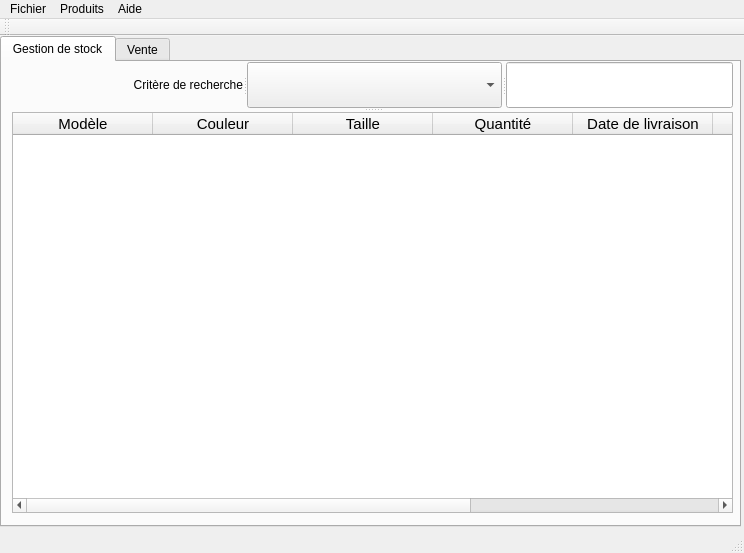
<?xml version="1.0" encoding="UTF-8"?>
<ui version="4.0">
 <class>MainWindow</class>
 <widget class="QMainWindow" name="MainWindow">
  <property name="geometry">
   <rect>
    <x>0</x>
    <y>0</y>
    <width>744</width>
    <height>553</height>
   </rect>
  </property>
  <property name="windowTitle">
   <string>QloT</string>
  </property>
  <property name="windowIcon">
   <iconset>
    <normaloff>../../images/qlot_512.svg</normaloff>../../images/qlot_512.svg</iconset>
  </property>
  <widget class="QWidget" name="centralWidget">
   <widget class="QTabWidget" name="tabWidget">
    <property name="geometry">
     <rect>
      <x>0</x>
      <y>0</y>
      <width>741</width>
      <height>491</height>
     </rect>
    </property>
    <property name="currentIndex">
     <number>0</number>
    </property>
    <widget class="QWidget" name="tab">
     <attribute name="title">
      <string>Gestion de stock</string>
     </attribute>
     <widget class="QSplitter" name="splitter_2">
      <property name="geometry">
       <rect>
        <x>10</x>
        <y>0</y>
        <width>721</width>
        <height>451</height>
       </rect>
      </property>
      <property name="orientation">
       <enum>Qt::Vertical</enum>
      </property>
      <widget class="QSplitter" name="splitter">
       <property name="orientation">
        <enum>Qt::Horizontal</enum>
       </property>
       <widget class="QLabel" name="label_critere">
        <property name="text">
         <string>Critère de recherche</string>
        </property>
        <property name="alignment">
         <set>Qt::AlignRight|Qt::AlignTrailing|Qt::AlignVCenter</set>
        </property>
       </widget>
       <widget class="QComboBox" name="critere_combo_box_gestion">
        <item>
         <property name="text">
          <string/>
         </property>
        </item>
        <item>
         <property name="text">
          <string>Modele</string>
         </property>
        </item>
        <item>
         <property name="text">
          <string>Couleur</string>
         </property>
        </item>
        <item>
         <property name="text">
          <string>Taille</string>
         </property>
        </item>
        <item>
         <property name="text">
          <string>Quantité</string>
         </property>
        </item>
        <item>
         <property name="text">
          <string>Date de livraison</string>
         </property>
        </item>
        <item>
         <property name="text">
          <string>Prix d'achat</string>
         </property>
        </item>
        <item>
         <property name="text">
          <string>Prix de vente</string>
         </property>
        </item>
        <item>
         <property name="text">
          <string>Rabais</string>
         </property>
        </item>
       </widget>
       <widget class="QLineEdit" name="ligne_recherche_gestion"/>
      </widget>
      <widget class="QTableWidget" name="tableau_recherche_gestion">
       <property name="lineWidth">
        <number>1</number>
       </property>
       <property name="horizontalScrollBarPolicy">
        <enum>Qt::ScrollBarAsNeeded</enum>
       </property>
       <property name="autoScroll">
        <bool>true</bool>
       </property>
       <property name="horizontalScrollMode">
        <enum>QAbstractItemView::ScrollPerPixel</enum>
       </property>
       <property name="gridStyle">
        <enum>Qt::SolidLine</enum>
       </property>
       <property name="sortingEnabled">
        <bool>false</bool>
       </property>
       <property name="cornerButtonEnabled">
        <bool>true</bool>
       </property>
       <property name="rowCount">
        <number>0</number>
       </property>
       <property name="columnCount">
        <number>8</number>
       </property>
       <attribute name="horizontalHeaderVisible">
        <bool>true</bool>
       </attribute>
       <attribute name="horizontalHeaderCascadingSectionResizes">
        <bool>false</bool>
       </attribute>
       <attribute name="horizontalHeaderDefaultSectionSize">
        <number>140</number>
       </attribute>
       <attribute name="horizontalHeaderHighlightSections">
        <bool>true</bool>
       </attribute>
       <attribute name="horizontalHeaderShowSortIndicator" stdset="0">
        <bool>false</bool>
       </attribute>
       <attribute name="horizontalHeaderStretchLastSection">
        <bool>false</bool>
       </attribute>
       <attribute name="verticalHeaderCascadingSectionResizes">
        <bool>false</bool>
       </attribute>
       <attribute name="verticalHeaderHighlightSections">
        <bool>true</bool>
       </attribute>
       <attribute name="verticalHeaderShowSortIndicator" stdset="0">
        <bool>false</bool>
       </attribute>
       <attribute name="verticalHeaderStretchLastSection">
        <bool>false</bool>
       </attribute>
       <column>
        <property name="text">
         <string>Modèle</string>
        </property>
        <property name="font">
         <font>
          <pointsize>11</pointsize>
         </font>
        </property>
        <property name="textAlignment">
         <set>AlignHCenter|AlignVCenter|AlignCenter</set>
        </property>
       </column>
       <column>
        <property name="text">
         <string>Couleur</string>
        </property>
        <property name="font">
         <font>
          <pointsize>11</pointsize>
         </font>
        </property>
       </column>
       <column>
        <property name="text">
         <string>Taille</string>
        </property>
        <property name="font">
         <font>
          <pointsize>11</pointsize>
         </font>
        </property>
       </column>
       <column>
        <property name="text">
         <string>Quantité</string>
        </property>
        <property name="font">
         <font>
          <pointsize>11</pointsize>
         </font>
        </property>
       </column>
       <column>
        <property name="text">
         <string>Date de livraison</string>
        </property>
        <property name="font">
         <font>
          <pointsize>11</pointsize>
         </font>
        </property>
       </column>
       <column>
        <property name="text">
         <string>Prix d'achat</string>
        </property>
        <property name="font">
         <font>
          <pointsize>11</pointsize>
         </font>
        </property>
       </column>
       <column>
        <property name="text">
         <string>Prix de vente</string>
        </property>
        <property name="font">
         <font>
          <pointsize>11</pointsize>
         </font>
        </property>
       </column>
       <column>
        <property name="text">
         <string>Rabais</string>
        </property>
        <property name="font">
         <font>
          <pointsize>11</pointsize>
         </font>
        </property>
        <property name="textAlignment">
         <set>AlignHCenter|AlignVCenter|AlignCenter</set>
        </property>
       </column>
      </widget>
     </widget>
    </widget>
    <widget class="QWidget" name="tab_2">
     <attribute name="title">
      <string>Vente</string>
     </attribute>
     <widget class="QSplitter" name="splitter_4">
      <property name="geometry">
       <rect>
        <x>10</x>
        <y>0</y>
        <width>721</width>
        <height>451</height>
       </rect>
      </property>
      <property name="orientation">
       <enum>Qt::Vertical</enum>
      </property>
      <widget class="QSplitter" name="splitter_3">
       <property name="orientation">
        <enum>Qt::Horizontal</enum>
       </property>
       <widget class="QLabel" name="label_critere_3">
        <property name="text">
         <string>Critère de recherche</string>
        </property>
        <property name="alignment">
         <set>Qt::AlignRight|Qt::AlignTrailing|Qt::AlignVCenter</set>
        </property>
       </widget>
       <widget class="QComboBox" name="critere_combo_box_vente">
        <item>
         <property name="text">
          <string/>
         </property>
        </item>
        <item>
         <property name="text">
          <string>Identifiant</string>
         </property>
        </item>
        <item>
         <property name="text">
          <string>Date</string>
         </property>
        </item>
        <item>
         <property name="text">
          <string>Articles vendus</string>
         </property>
        </item>
        <item>
         <property name="text">
          <string>Prix total</string>
         </property>
        </item>
       </widget>
       <widget class="QLineEdit" name="ligne_recherche_vente"/>
      </widget>
      <widget class="QTableWidget" name="tableWidget_vente">
       <attribute name="horizontalHeaderDefaultSectionSize">
        <number>180</number>
       </attribute>
       <attribute name="horizontalHeaderStretchLastSection">
        <bool>true</bool>
       </attribute>
       <column>
        <property name="text">
         <string>Identifiant</string>
        </property>
       </column>
       <column>
        <property name="text">
         <string>Date</string>
        </property>
       </column>
       <column>
        <property name="text">
         <string>Articles vendus</string>
        </property>
       </column>
       <column>
        <property name="text">
         <string>Prix total</string>
        </property>
       </column>
      </widget>
     </widget>
    </widget>
   </widget>
  </widget>
  <widget class="QMenuBar" name="menuBar">
   <property name="geometry">
    <rect>
     <x>0</x>
     <y>0</y>
     <width>744</width>
     <height>25</height>
    </rect>
   </property>
   <widget class="QMenu" name="menuFichier">
    <property name="title">
     <string>Fichier</string>
    </property>
    <addaction name="actionNouvelle_BDD"/>
    <addaction name="actionOuvrir_une_BDD"/>
    <addaction name="actionEnregistrer"/>
    <addaction name="separator"/>
    <addaction name="actionQuitter"/>
   </widget>
   <widget class="QMenu" name="menuAide">
    <property name="title">
     <string>Aide</string>
    </property>
    <addaction name="actionVersion"/>
    <addaction name="actionA_propos_de_QloT"/>
   </widget>
   <widget class="QMenu" name="menuProduits">
    <property name="title">
     <string>Produits</string>
    </property>
    <addaction name="actionAjouter_une_marchandise"/>
    <addaction name="actionAjouter_une_vente"/>
   </widget>
   <addaction name="menuFichier"/>
   <addaction name="menuProduits"/>
   <addaction name="menuAide"/>
  </widget>
  <widget class="QToolBar" name="mainToolBar">
   <attribute name="toolBarArea">
    <enum>TopToolBarArea</enum>
   </attribute>
   <attribute name="toolBarBreak">
    <bool>false</bool>
   </attribute>
  </widget>
  <widget class="QStatusBar" name="statusBar"/>
  <action name="actionNouvelle_BDD">
   <property name="text">
    <string>Nouvelle BDD</string>
   </property>
   <property name="shortcut">
    <string>Ctrl+N</string>
   </property>
  </action>
  <action name="actionOuvrir_une_BDD">
   <property name="text">
    <string>Ouvrir une BDD</string>
   </property>
   <property name="shortcut">
    <string>Ctrl+O</string>
   </property>
  </action>
  <action name="actionEnregistrer">
   <property name="text">
    <string>Enregistrer</string>
   </property>
   <property name="shortcut">
    <string>Ctrl+S</string>
   </property>
  </action>
  <action name="actionQuitter">
   <property name="text">
    <string>Quitter</string>
   </property>
   <property name="shortcut">
    <string>Ctrl+Q</string>
   </property>
  </action>
  <action name="actionVersion">
   <property name="text">
    <string>Version</string>
   </property>
   <property name="shortcut">
    <string>Ctrl+V</string>
   </property>
  </action>
  <action name="actionA_propos_de_QloT">
   <property name="text">
    <string>A propos de QloT ...</string>
   </property>
   <property name="shortcut">
    <string>Ctrl+H</string>
   </property>
  </action>
  <action name="actionAjouter_une_marchandise">
   <property name="text">
    <string>Ajouter une marchandise</string>
   </property>
  </action>
  <action name="actionAjouter_une_vente">
   <property name="text">
    <string>Ajouter une vente</string>
   </property>
  </action>
 </widget>
 <layoutdefault spacing="6" margin="11"/>
 <resources/>
 <connections>
  <connection>
   <sender>actionQuitter</sender>
   <signal>triggered()</signal>
   <receiver>MainWindow</receiver>
   <slot>close()</slot>
   <hints>
    <hint type="sourcelabel">
     <x>-1</x>
     <y>-1</y>
    </hint>
    <hint type="destinationlabel">
     <x>371</x>
     <y>276</y>
    </hint>
   </hints>
  </connection>
 </connections>
</ui>
